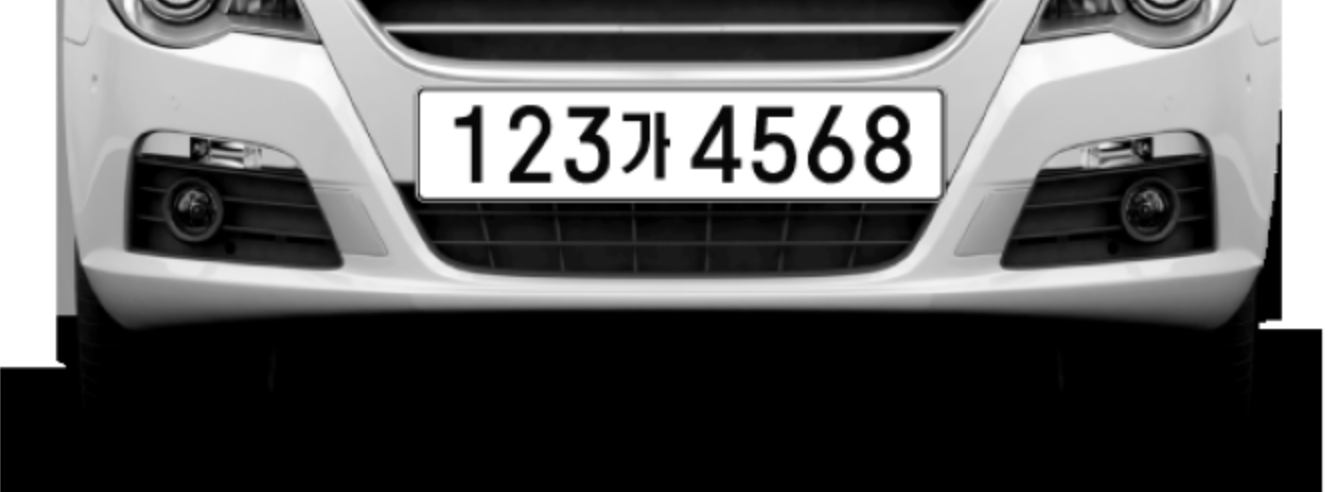
#> input picture car2.png, 1336 x 492 px
$ python imgcheck.py
#> lines starting #> are read from the running program, lines starting #| are printed output that depends on the picture; after the words box and inside, x2 and y2 are one past the last pixel; in counts of white or black regions, pixels touching at a corner belong together
import cv2
import numpy as np
import matplotlib.pyplot as plt
import pytesseract
plt.style.use('dark_background')
img_ori = cv2.imread(r'car2.png')
#> img_ori is the input picture: shape (492, 1336, 3); mean B, G, R 96.3, 96.3, 96.4
height, width, channel = img_ori.shape
#> height = 492; width = 1336; channel = 3

plt.figure(figsize=(12, 10))
plt.imshow(img_ori,cmap='gray')
print(height, width, channel)
#| 492 1336 3

gray = cv2.cvtColor(img_ori, cv2.COLOR_BGR2GRAY)
plt.figure(figsize=(12,10))


hsv = cv2.cvtColor(img_ori, cv2.COLOR_BGR2HSV)
#> hsv: shape (492, 1336, 3); mean H, S, V 0.2, 0.4, 96.4
gray = hsv[:, :, 2]
plt.figure(figsize=(12,10))


img_blurred = cv2.GaussianBlur(gray, ksize=(5, 5), sigmaX=0)

img_blur_thresh = cv2.adaptiveThreshold(
    img_blurred,
    maxValue=255.0,
    adaptiveMethod=cv2.ADAPTIVE_THRESH_GAUSSIAN_C,
    thresholdType=cv2.THRESH_BINARY_INV,
    blockSize=19,
    C=9
)
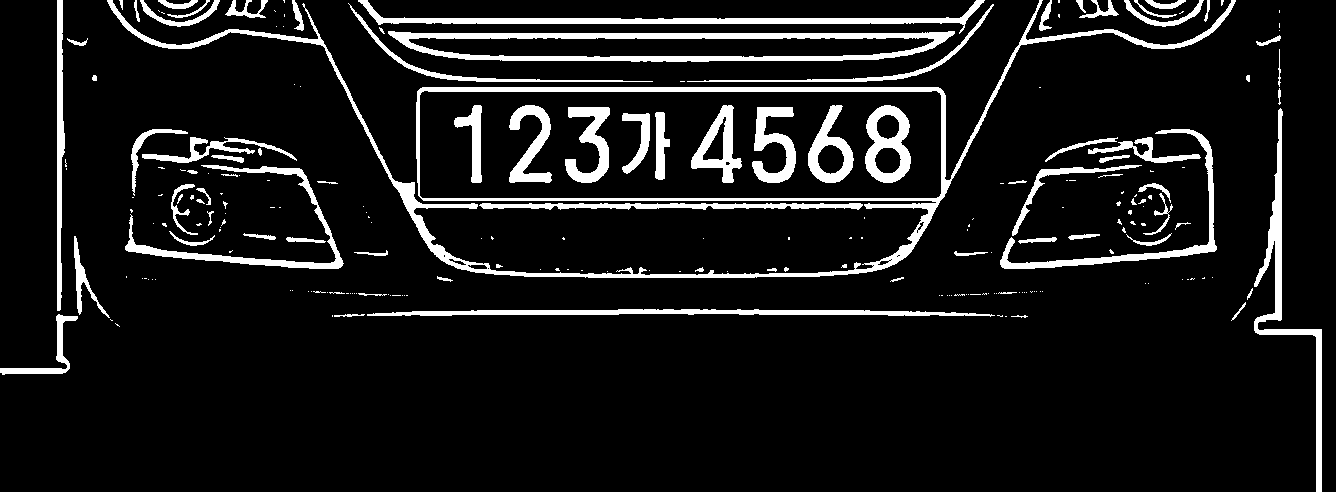
#> img_blur_thresh: shape (492, 1336); 9.5% white; 227 white regions (143 under 20 px), largest, box (x1, y1, x2, y2) and area: (107, 0, 1236, 278) 13097, (388, 31, 955, 62) 6161, (358, 0, 985, 34) 3735

img_thresh = cv2.adaptiveThreshold(
    gray,
    maxValue=255.0,
    adaptiveMethod=cv2.ADAPTIVE_THRESH_GAUSSIAN_C,
    thresholdType=cv2.THRESH_BINARY_INV,
    blockSize=19,
    C=9
)
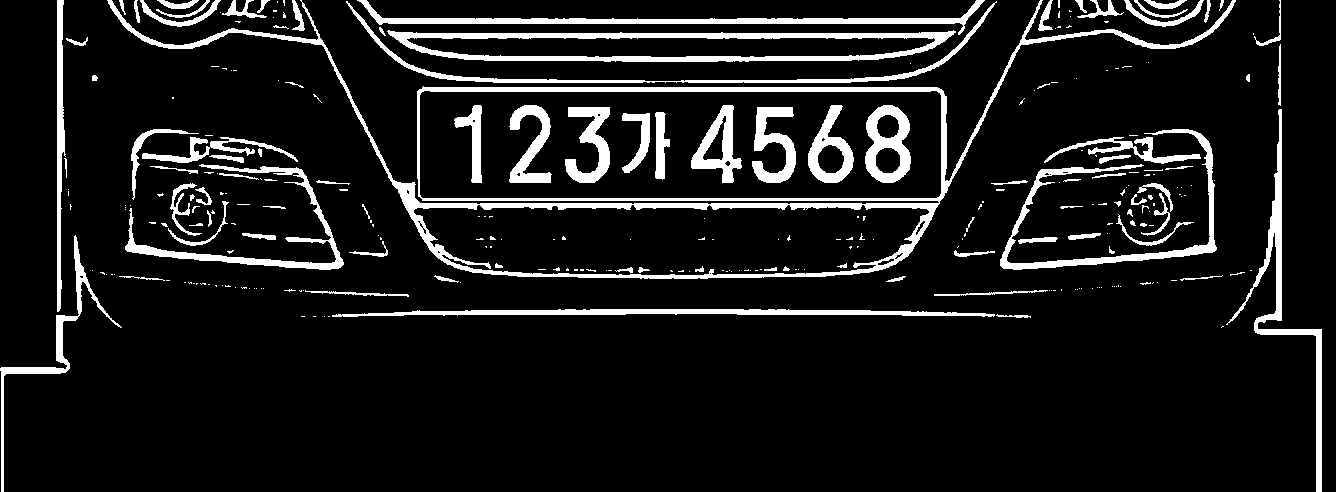
#> img_thresh: shape (492, 1336); 10.1% white; 289 white regions (191 under 20 px)

plt.figure(figsize=(20,20))
plt.subplot(1,2,1)
plt.title('Threshold only')
plt.imshow(img_thresh, cmap='gray')
plt.subplot(1,2,2)
plt.title('Blur and Threshold')
plt.imshow(img_blur_thresh, cmap='gray')


contours, _ = cv2.findContours(
    img_blur_thresh,
    mode=cv2.RETR_LIST,
    method=cv2.CHAIN_APPROX_SIMPLE
)
#> contours = 247 contours, 177 with area under 20; largest, box (x1, y1, x2, y2) and area: (107, 0, 1236, 278) 66258, (419, 90, 942, 199) 55836, (388, 31, 955, 62) 13856, (408, 37, 935, 58) 8790, (358, 0, 985, 34) 3092

temp_result = np.zeros((height, width, channel), dtype=np.uint8)

#> (the run stopped early here; a loop or call above may not have finished)
